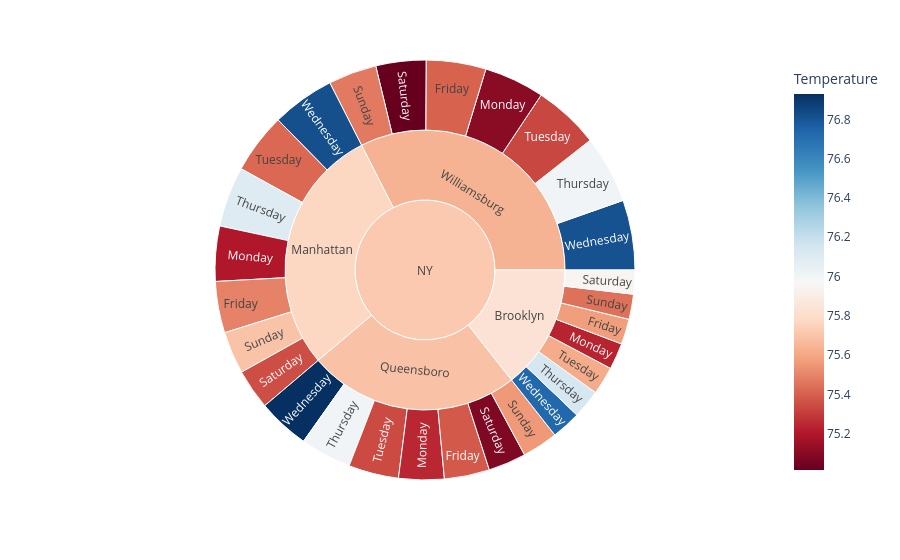

Write notebook code for a chart like this one.
### Code cell
# Visualize the hierarchical DataFrame as a sunburst map. Use color to indicate the average daily high temperature

fig = px.sunburst(df,
                  path=[px.Constant('NY'),'Bridge','Day'], # The path shows the hierarchy. px.Constant("NY") adds a dummy root level with the same value, 'NY'.
                  values='Count', # Set the size of each leaf.
                  color='Temperature',# Set the color of each leaf.
                  color_continuous_scale='RdBu' # Set the color scale.
                )

fig.show()

### Figure 1 — Plotly figure (JSON) as saved in the notebook; plotly's stock layout.template omitted (floating-point values rounded to 4 significant figures)
{"data": [{"branchvalues": "total", "customdata": [[75.95], [75.45], [75.24], [75.61], [76.73], [76.14], [75.57], [75.35], [75.69], [75.2], [75.42], [76.82], [76.1], [75.49], [75.02], [75.47], [75.1], [75.33], [76.81], [76.0], [75.41], [75.08], [75.56], [75.25], [75.34], [76.93], [76.0], [75.38], [75.83], [75.77], [75.64], [75.69], [75.72]], "domain": {"x": [0, 1], "y": [0, 1]}, "hovertemplate": "labels=%{label}<br>Count=%{value}<br>parent=%{parent}<br>id=%{id}<br>Temperature=%{color}<extra></extra>", "ids": ["NY/Brooklyn/Saturday", "NY/Brooklyn/Sunday", "NY/Brooklyn/Monday", "NY/Brooklyn/Tuesday", "NY/Brooklyn/Wednesday", "NY/Brooklyn/Thursday", "NY/Brooklyn/Friday", "NY/Manhattan/Saturday", "NY/Manhattan/Sunday", "NY/Manhattan/Monday", "NY/Manhattan/Tuesday", "NY/Manhattan/Wednesday", "NY/Manhattan/Thursday", "NY/Manhattan/Friday", "NY/Williamsburg/Saturday", "NY/Williamsburg/Sunday", "NY/Williamsburg/Monday", "NY/Williamsburg/Tuesday", "NY/Williamsburg/Wednesday", "NY/Williamsburg/Thursday", "NY/Williamsburg/Friday", "NY/Queensboro/Saturday", "NY/Queensboro/Sunday", "NY/Queensboro/Monday", "NY/Queensboro/Tuesday", "NY/Queensboro/Wednesday", "NY/Queensboro/Thursday", "NY/Queensboro/Friday", "NY/Brooklyn", "NY/Manhattan", "NY/Williamsburg", "NY/Queensboro", "NY"], "labels": ["Saturday", "Sunday", "Monday", "Tuesday", "Wednesday", "Thursday", "Friday", "Saturday", "Sunday", "Monday", "Tuesday", "Wednesday", "Thursday", "Friday", "Saturday", "Sunday", "Monday", "Tuesday", "Wednesday", "Thursday", "Friday", "Saturday", "Sunday", "Monday", "Tuesday", "Wednesday", "Thursday", "Friday", "Brooklyn", "Manhattan", "Williamsburg", "Queensboro", "NY"], "marker": {"coloraxis": "coloraxis", "colors": [75.95, 75.45, 75.24, 75.61, 76.73, 76.14, 75.57, 75.35, 75.69, 75.2, 75.42, 76.82, 76.1, 75.49, 75.02, 75.47, 75.1, 75.33, 76.81, 76.0, 75.41, 75.08, 75.56, 75.25, 75.34, 76.93, 76.0, 75.38, 75.83, 75.77, 75.64, 75.69, 75.72]}, "name": "", "parents": ["NY/Brooklyn", "NY/Brooklyn", "NY/Brooklyn", "NY/Brooklyn", "NY/Brooklyn", "NY/Brooklyn", "NY/Brooklyn", "NY/Manhattan", "NY/Manhattan", "NY/Manhattan", "NY/Manhattan", "NY/Manhattan", "NY/Manhattan", "NY/Manhattan", "NY/Williamsburg", "NY/Williamsburg", "NY/Williamsburg", "NY/Williamsburg", "NY/Williamsburg", "NY/Williamsburg", "NY/Williamsburg", "NY/Queensboro", "NY/Queensboro", "NY/Queensboro", "NY/Queensboro", "NY/Queensboro", "NY/Queensboro", "NY/Queensboro", "NY", "NY", "NY", "NY", ""], "type": "sunburst", "values": [73400.0, 77150.0, 81070.0, 85970.0, 89950.0, 88330.0, 77660.0, 123500.0, 129900.0, 168900.0, 185800.0, 193200.0, 185000.0, 157700.0, 153700.0, 148100.0, 185200.0, 202300.0, 214300.0, 208200.0, 183200.0, 115900.0, 109600.0, 139500.0, 153900.0, 159300.0, 157000.0, 138600.0, 573500.0, 1144000.0, 1295000.0, 973800.0, 3986000.0]}], "layout": {"coloraxis": {"autocolorscale": false, "colorbar": {"title": {"text": "Temperature"}}, "colorscale": [[0, "rgb(103,0,31)"], [0.1, "rgb(178,24,43)"], [0.2, "rgb(214,96,77)"], [0.3, "rgb(244,165,130)"], [0.4, "rgb(253,219,199)"], [0.5, "rgb(247,247,247)"], [0.6, "rgb(209,229,240)"], [0.7, "rgb(146,197,222)"], [0.8, "rgb(67,147,195)"], [0.9, "rgb(33,102,172)"], [1, "rgb(5,48,97)"]]}, "legend": {"tracegroupgap": 0}, "margin": {"t": 60}}}
